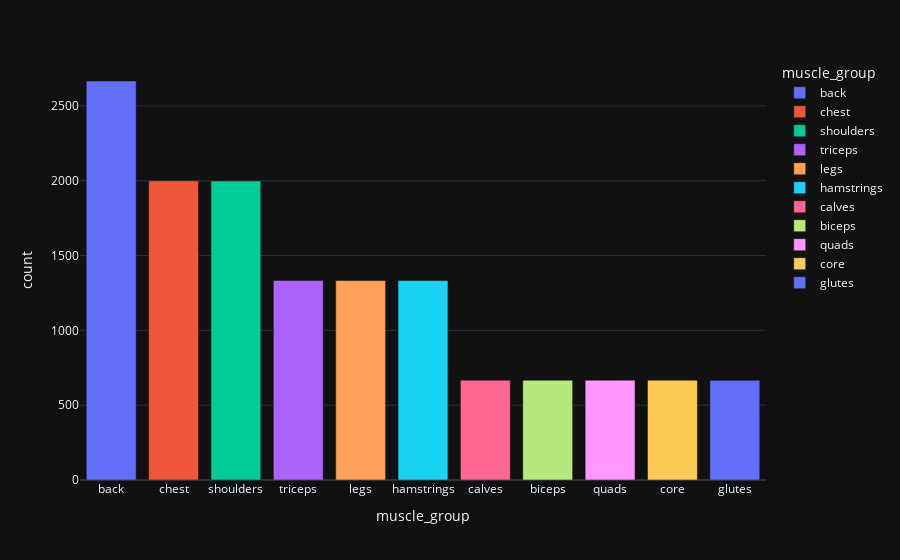

Here is the notebook cell this chart was saved with:
### Markdown cell above
Almost perfect training_day distribution

### Code cell
muscle_group_counts = df['muscle_group'].value_counts().reset_index()
px.bar(muscle_group_counts, x = 'muscle_group', y = 'count', color = 'muscle_group' ,template="plotly_dark")

### Figure 1 — Plotly figure (JSON) as saved in the notebook; plotly's stock layout.template omitted (floating-point values rounded to 4 significant figures)
{"data": [{"hovertemplate": "muscle_group=%{x}<br>count=%{y}<extra></extra>", "legendgroup": "back", "marker": {"color": "#636efa", "pattern": {"shape": ""}}, "name": "back", "orientation": "v", "showlegend": true, "textposition": "auto", "type": "bar", "x": ["back"], "xaxis": "x", "y": [2667], "yaxis": "y"}, {"hovertemplate": "muscle_group=%{x}<br>count=%{y}<extra></extra>", "legendgroup": "chest", "marker": {"color": "#EF553B", "pattern": {"shape": ""}}, "name": "chest", "orientation": "v", "showlegend": true, "textposition": "auto", "type": "bar", "x": ["chest"], "xaxis": "x", "y": [2000], "yaxis": "y"}, {"hovertemplate": "muscle_group=%{x}<br>count=%{y}<extra></extra>", "legendgroup": "shoulders", "marker": {"color": "#00cc96", "pattern": {"shape": ""}}, "name": "shoulders", "orientation": "v", "showlegend": true, "textposition": "auto", "type": "bar", "x": ["shoulders"], "xaxis": "x", "y": [1999], "yaxis": "y"}, {"hovertemplate": "muscle_group=%{x}<br>count=%{y}<extra></extra>", "legendgroup": "triceps", "marker": {"color": "#ab63fa", "pattern": {"shape": ""}}, "name": "triceps", "orientation": "v", "showlegend": true, "textposition": "auto", "type": "bar", "x": ["triceps"], "xaxis": "x", "y": [1334], "yaxis": "y"}, {"hovertemplate": "muscle_group=%{x}<br>count=%{y}<extra></extra>", "legendgroup": "legs", "marker": {"color": "#FFA15A", "pattern": {"shape": ""}}, "name": "legs", "orientation": "v", "showlegend": true, "textposition": "auto", "type": "bar", "x": ["legs"], "xaxis": "x", "y": [1333], "yaxis": "y"}, {"hovertemplate": "muscle_group=%{x}<br>count=%{y}<extra></extra>", "legendgroup": "hamstrings", "marker": {"color": "#19d3f3", "pattern": {"shape": ""}}, "name": "hamstrings", "orientation": "v", "showlegend": true, "textposition": "auto", "type": "bar", "x": ["hamstrings"], "xaxis": "x", "y": [1333], "yaxis": "y"}, {"hovertemplate": "muscle_group=%{x}<br>count=%{y}<extra></extra>", "legendgroup": "calves", "marker": {"color": "#FF6692", "pattern": {"shape": ""}}, "name": "calves", "orientation": "v", "showlegend": true, "textposition": "auto", "type": "bar", "x": ["calves"], "xaxis": "x", "y": [667], "yaxis": "y"}, {"hovertemplate": "muscle_group=%{x}<br>count=%{y}<extra></extra>", "legendgroup": "biceps", "marker": {"color": "#B6E880", "pattern": {"shape": ""}}, "name": "biceps", "orientation": "v", "showlegend": true, "textposition": "auto", "type": "bar", "x": ["biceps"], "xaxis": "x", "y": [667], "yaxis": "y"}, {"hovertemplate": "muscle_group=%{x}<br>count=%{y}<extra></extra>", "legendgroup": "quads", "marker": {"color": "#FF97FF", "pattern": {"shape": ""}}, "name": "quads", "orientation": "v", "showlegend": true, "textposition": "auto", "type": "bar", "x": ["quads"], "xaxis": "x", "y": [667], "yaxis": "y"}, {"hovertemplate": "muscle_group=%{x}<br>count=%{y}<extra></extra>", "legendgroup": "core", "marker": {"color": "#FECB52", "pattern": {"shape": ""}}, "name": "core", "orientation": "v", "showlegend": true, "textposition": "auto", "type": "bar", "x": ["core"], "xaxis": "x", "y": [667], "yaxis": "y"}, {"hovertemplate": "muscle_group=%{x}<br>count=%{y}<extra></extra>", "legendgroup": "glutes", "marker": {"color": "#636efa", "pattern": {"shape": ""}}, "name": "glutes", "orientation": "v", "showlegend": true, "textposition": "auto", "type": "bar", "x": ["glutes"], "xaxis": "x", "y": [666], "yaxis": "y"}], "layout": {"barmode": "relative", "legend": {"title": {"text": "muscle_group"}, "tracegroupgap": 0}, "margin": {"t": 60}, "xaxis": {"anchor": "y", "categoryarray": ["back", "chest", "shoulders", "triceps", "legs", "hamstrings", "calves", "biceps", "quads", "core", "glutes"], "categoryorder": "array", "domain": [0, 1], "title": {"text": "muscle_group"}}, "yaxis": {"anchor": "x", "domain": [0, 1], "title": {"text": "count"}}}}
